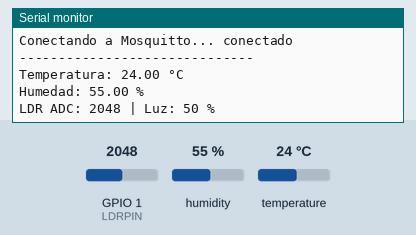
A sketch run on a simulated ESP32. Parts: the last lines printed to the serial monitor. Inputs (shaded band) come from the test bench; at power-on: humidity 55 %, GPIO 1 (LDRPIN) = 2048, temperature 24 °C. WiFi joins after 1.5 s; servers stay silent unless stated; no MQTT or app messages arrive unless stated.

Above: at 2.7 s.
2.8 s: humidity set to 22 %
5.5 s: GPIO 1 (LDRPIN) set to 2866
At 6.5 s:
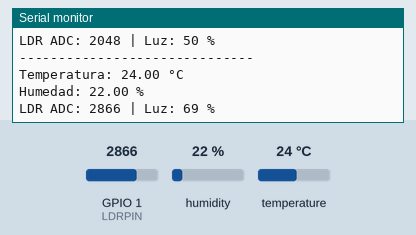
8.2 s: temperature set to 12 °C
At 10.7 s:
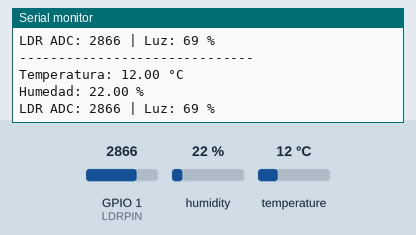
10.9 s: GPIO 1 (LDRPIN) set to 3603
At 12.6 s:
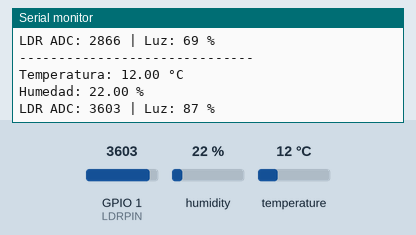
13.6 s: humidity set to 40 %
At 15.0 s:
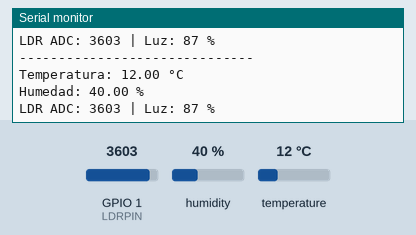
Timing chart, 0 to 16.6 s (numbered marks = the images above; inputs shaded):
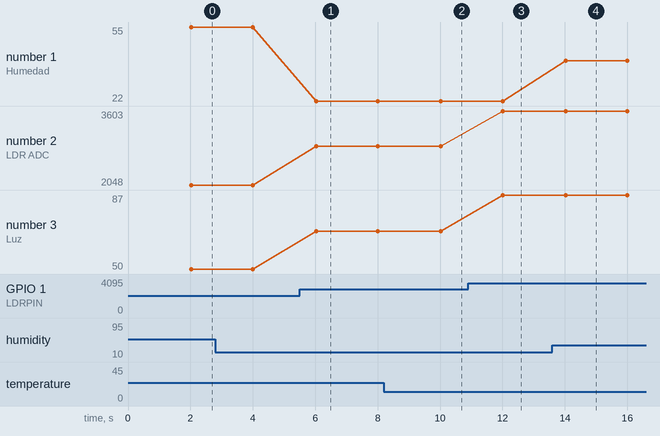

Measured:
- after the input at 5.5 s, the serial monitor: prints a new line after 0.53 s (image 1)
- after the input at 8.2 s, the serial monitor: prints a new line after 1.8 s (image 2)
- after the input at 10.9 s, the serial monitor: prints a new line after 1.1 s (image 3)
- after the input at 13.6 s, the serial monitor: prints a new line after 0.43 s (image 4)
- plotted number 1: 22 → 40 after the input at 13.6 s
- plotted number 2: 2048 → 2866 after the input at 5.5 s, 2866 → 3603 after the input at 10.9 s
- plotted number 3: 50 → 69 after the input at 5.5 s, 69 → 87 after the input at 10.9 s

The sketch:

sketch_oct14a.ino
```cpp
#include <WiFi.h>
#include <PubSubClient.h>
#include <DHT.h>

// ======================================================
// CONFIGURACIÓN WIFI Y MQTT
// ======================================================
const char* WIFI_SSID = "iPhone de Isolina";
const char* WIFI_PASSWORD = "rafa123456";
const char* MQTT_SERVER = "172.20.10.10";
const int MQTT_PORT = 1883;

const char* TOPIC_TEMPERATURA = "clima/esp32/temperatura";
const char* TOPIC_HUMEDAD = "clima/esp32/humedad";
const char* TOPIC_LUZ = "clima/esp32/luz";

// ======================================================
// CONFIGURACIÓN DE SENSORES (Resuelto)
// ======================================================
#define DHTPIN 4
#define DHTTYPE DHT11
DHT dht(DHTPIN, DHTTYPE);

#define LDRPIN 1 // Pin ADC para la fotoresistencia

WiFiClient wifiClient;
PubSubClient mqttClient(wifiClient);

const unsigned long INTERVALO_ENVIO = 2000;
unsigned long ultimoEnvio = 0;

void conectarWiFi() {
  Serial.print("Conectando a WiFi");
  WiFi.begin(WIFI_SSID, WIFI_PASSWORD);
  while (WiFi.status() != WL_CONNECTED) {
    delay(500);
    Serial.print(".");
  }
  Serial.println("\nWiFi conectado");
  Serial.print("IP del ESP32: ");
  Serial.println(WiFi.localIP());
}

void conectarMQTT() {
  while (!mqttClient.connected()) {
    Serial.print("Conectando a Mosquitto...");
    String clientId = "ESP32-" + String((uint32_t)(ESP.getEfuseMac() & 0xFFFFFFFF), HEX);
    if (mqttClient.connect(clientId.c_str())) {
      Serial.println(" conectado");
    } else {
      Serial.print(" error, rc=");
      Serial.print(mqttClient.state());
      Serial.println(". Reintentando en 2 segundos...");
      delay(2000);
    }
  }
}

// ======================================================
// LEER Y PUBLICAR SENSORES (Resuelto)
// ======================================================
void publicarSensores() {
  // 1 y 2. Obtener temperatura y humedad
  float temp = dht.readTemperature();
  float hum = dht.readHumidity();

  // Validar si la lectura del DHT falló
  if (isnan(temp) || isnan(hum)) {
    Serial.println("Error al leer el sensor DHT!");
    return;
  }

  // 3. Obtener lectura LDR (El ADC del ESP32 va de 0 a 4095)
  int ldrRaw = analogRead(LDRPIN);
  // Convertir lectura ADC a un porcentaje (0% a 100%)
  int luzPorcentaje = map(ldrRaw, 0, 4095, 0, 100);

  // 4. Preparar valores (Convertir numéricos a String para MQTT)
  String tempStr = String(temp, 2);
  String humStr = String(hum, 2);
  String luzStr = String(luzPorcentaje);

  // 5. Publicar en MQTT
  mqttClient.publish(TOPIC_TEMPERATURA, tempStr.c_str());
  mqttClient.publish(TOPIC_HUMEDAD, humStr.c_str());
  mqttClient.publish(TOPIC_LUZ, luzStr.c_str());

  // 6. Mostrar en Monitor Serial
  Serial.println("------------------------------");
  Serial.print("Temperatura: "); Serial.print(tempStr); Serial.println(" °C");
  Serial.print("Humedad: "); Serial.print(humStr); Serial.println(" %");
  Serial.print("LDR ADC: "); Serial.print(ldrRaw);
  Serial.print(" | Luz: "); Serial.print(luzStr); Serial.println(" %");
}

void setup() {
  Serial.begin(115200);

  // Inicializar sensores
  dht.begin();
  pinMode(LDRPIN, INPUT); // Buena práctica aunque analogRead lo maneja

  conectarWiFi();
  mqttClient.setServer(MQTT_SERVER, MQTT_PORT);
}

void loop() {
  if (WiFi.status() != WL_CONNECTED) { conectarWiFi(); }
  if (!mqttClient.connected()) { conectarMQTT(); }

  mqttClient.loop();

  if (millis() - ultimoEnvio >= INTERVALO_ENVIO) {
    ultimoEnvio = millis();
    publicarSensores();
  }
}
```
